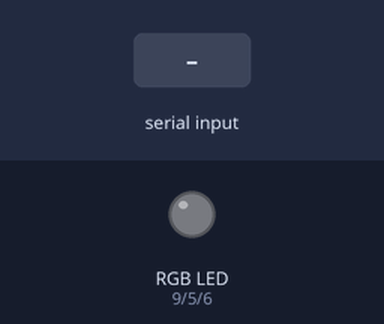
A sketch run on a simulated Arduino Uno, built with avr-gcc and run on an emulated ATmega328P. On the bench: an RGB LED mixed from three pins (HIGH = lit). Inputs (shaded band) come from the test bench. What the sketch prints to the serial monitor is not drawn.

Above: at 1.2 s.
1.3 s: "red" received over Serial
At 3.1 s:
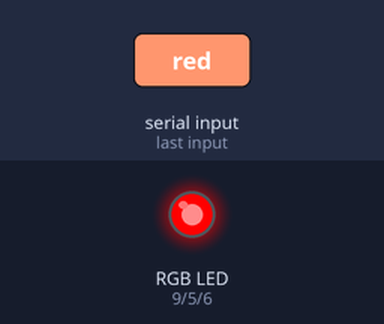
3.8 s: "green" received over Serial
At 6.0 s:
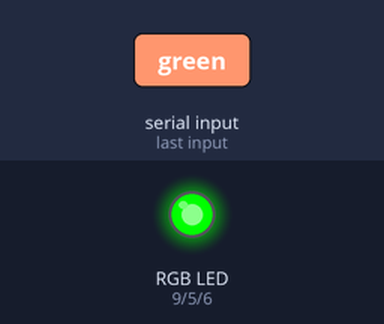
6.3 s: "blue" received over Serial
At 8.1 s:
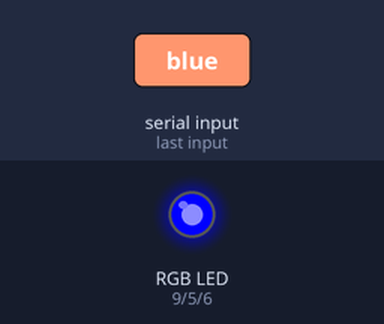
8.8 s: "yellow" received over Serial
At 10.1 s:
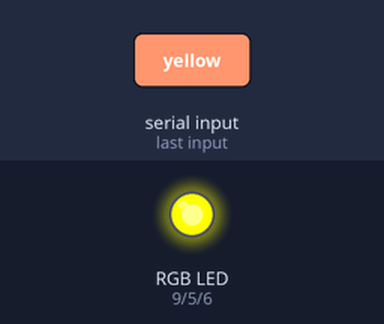
11.3 s: "cyan" received over Serial
At 13.1 s:
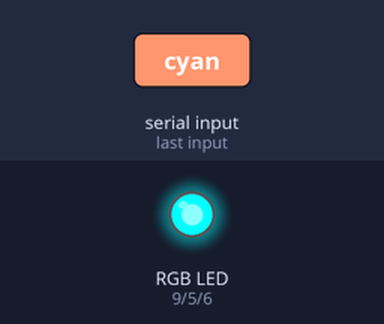
13.8 s: "magenta" received over Serial
At 15.1 s:
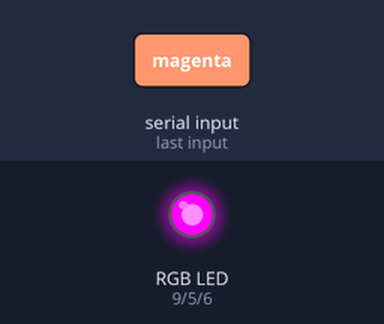
Timing chart, 0 to 16.8 s (numbered marks = the images above; inputs shaded):
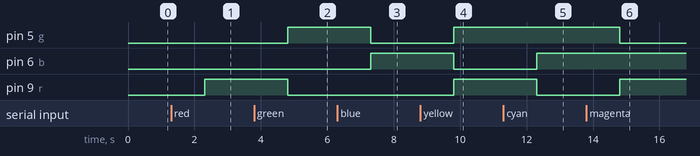

Measured:
- after the input at 1.3 s, pin 9 (r): LOW → HIGH after 1.0 s
- after the input at 3.8 s, pin 5 (g): LOW → HIGH after 1.0 s; pin 9 (r): HIGH → LOW after 1.0 s
- after the input at 6.3 s, pin 5 (g): HIGH → LOW after 1.0 s; pin 6 (b): LOW → HIGH after 1.0 s
- after the input at 8.8 s, pin 5 (g), pin 9 (r): LOW → HIGH after 1.0 s; pin 6 (b): HIGH → LOW after 1.0 s
- after the input at 11.3 s, pin 6 (b): LOW → HIGH after 1.0 s; pin 9 (r): HIGH → LOW after 1.0 s
- after the input at 13.8 s, pin 5 (g): HIGH → LOW after 1.0 s; pin 9 (r): LOW → HIGH after 1.0 s

The sketch:

Eighth.ino
```cpp
// Using RGB light module we shall be simulating the entire colour spectrum
// It has both basic and advanced version.......try to go through the basic slowly and try to write the advanced on your own

/*
int r=7;
int g=6;
int b=5;
void setup()
{
  pinMode(r, OUTPUT);
  pinMode(g, OUTPUT);
  pinMode(b, OUTPUT);
}

void loop()
{
  for(int i = 0; i< 10; i++){
    digitalWrite(r,1);
    digitalWrite(g,0);
    digitalWrite(b,0);
    delay(500);
  }
  for(int i = 0; i< 10; i++){
    digitalWrite(r,0);
    digitalWrite(g,1);
    digitalWrite(b,0);
    delay(500);
  }
  for(int i = 0; i< 10; i++){
    digitalWrite(r,0);
    digitalWrite(g,0);
    digitalWrite(b,1);
    delay(500);
  }
}
*/
/* Basic RGB
int r=7;
int g=5;
int b=6;
String colour;
void setup()
{
  pinMode(r, OUTPUT);
  pinMode(g, OUTPUT);
  pinMode(b, OUTPUT);
  Serial.begin(9600);
}

void loop()
{
  Serial.println("Enter the colour");
  while(Serial.available()==0){}
  colour=Serial.readString();
  if(colour.equalsIgnoreCase("blue")){
    digitalWrite(r,0);
    digitalWrite(g,0);
    digitalWrite(b,1);
    delay(500);
  }
  if(colour.equalsIgnoreCase("red")){
    digitalWrite(r,1);
    digitalWrite(g,0);
    digitalWrite(b,0);
    delay(500);
  }
  if(colour.equalsIgnoreCase("green")){
    digitalWrite(r,0);
    digitalWrite(g,1);
    digitalWrite(b,0);
    delay(500);
  }
}
*/

//--------------------------------------------------------------------------------


// Arduino RGB LED Controller (Advanced Version)
// Control an RGB LED using serial input by typing color names.
// Uses PWM pins so brightness mixing is possible (for custom colors).
//
// Supported colors: red, green, blue, yellow, cyan, magenta, white,
// orange, purple, pink, lime, teal, violet, brown, gray.
//
// Hardware Setup:
//   - Common cathode RGB LED
//   - Red pin   → Arduino digital pin 9 (PWM)
//   - Green pin → Arduino digital pin 5 (PWM)
//   - Blue pin  → Arduino digital pin 6 (PWM)
//   - Common cathode → GND (with resistors in series ~220Ω each)

int r = 9;   // Red LED pin (PWM)
int g = 5;   // Green LED pin (PWM)
int b = 6;   // Blue LED pin (PWM)
String colour; // String to store user input

void setup()
{
  pinMode(r, OUTPUT);
  pinMode(g, OUTPUT);
  pinMode(b, OUTPUT);
  Serial.begin(9600);
  Serial.print("Enter a colour name: ");
}

// Helper function to set RGB LED color
// Takes values 0–255 for each channel
void setColor(int red, int green, int blue) {
  analogWrite(r, red);
  analogWrite(g, green);
  analogWrite(b, blue);
}

void loop()
{
  // Wait until the user types something
  while (Serial.available() == 0) {}

  // Read the typed string
  colour = Serial.readString();
  colour.trim(); // Remove extra spaces or newlines

  // Match color names (case-insensitive)
  if (colour.equalsIgnoreCase("red"))         setColor(255, 0, 0);
  else if (colour.equalsIgnoreCase("green"))  setColor(0, 255, 0);
  else if (colour.equalsIgnoreCase("blue"))   setColor(0, 0, 255);
  else if (colour.equalsIgnoreCase("yellow")) setColor(255, 255, 0);
  else if (colour.equalsIgnoreCase("cyan"))   setColor(0, 255, 255);
  else if (colour.equalsIgnoreCase("magenta"))setColor(255, 0, 255);
  else if (colour.equalsIgnoreCase("white"))  setColor(255, 255, 255);
  else if (colour.equalsIgnoreCase("orange")) setColor(255, 165, 0);
  else if (colour.equalsIgnoreCase("purple")) setColor(128, 0, 128);
  else if (colour.equalsIgnoreCase("pink"))   setColor(255, 105, 180);
  else if (colour.equalsIgnoreCase("lime"))   setColor(191, 255, 0);
  else if (colour.equalsIgnoreCase("teal"))   setColor(0, 128, 128);
  else if (colour.equalsIgnoreCase("violet")) setColor(148, 0, 211);
  else if (colour.equalsIgnoreCase("brown"))  setColor(139, 69, 19);
  else if (colour.equalsIgnoreCase("gray"))   setColor(128, 128, 128);
  else {
    Serial.println("❌ Unknown colour! Try again.");
    setColor(0, 0, 0); // Turn LED OFF
  }

  // Print back the recognized color
  Serial.print("You selected: ");
  Serial.println(colour);

  // Prompt again
  delay(1000);
  Serial.print("Enter next colour: ");
}
```
